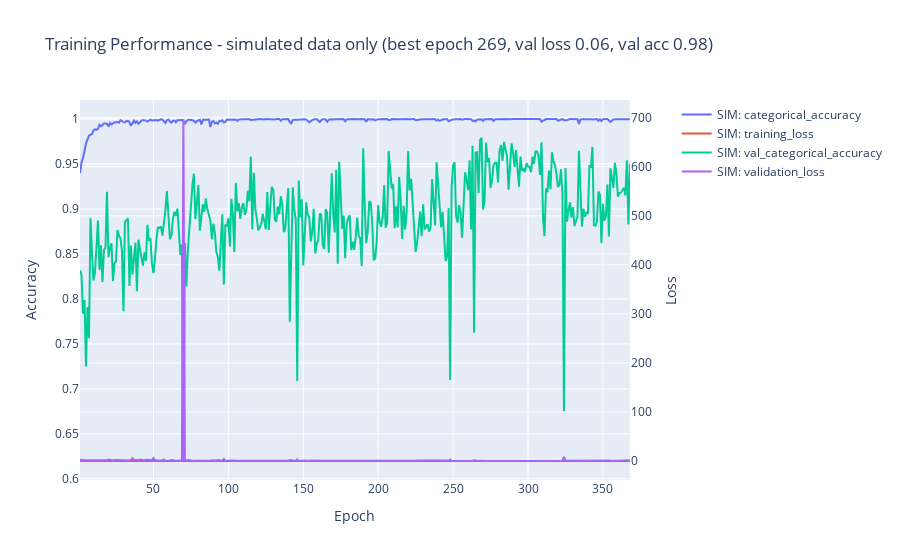

Write notebook code for a chart like this one.
### Code cell
files = {
    'SIM': "models/SIM_pointnet_history.json",
    }

histories = {}
for key in files.keys():
    with open(files[key], 'r') as f:
        histories[key] = json.load(f)

plot_training_performance(histories, 'categorical_accuracy', 'val_categorical_accuracy', 'Training Performance - simulated data only (best epoch 269, val loss 0.06, val acc 0.98)', 'SIM_pointnet_training.png')

### Figure 1 — Plotly figure (JSON) as saved in the notebook; plotly's stock layout.template omitted (floating-point values rounded to 4 significant figures; data arrays with more than 128 entries replaced by an {"elided": "..."} marker saying what was removed)
{"data": [{"mode": "lines", "name": "SIM: categorical_accuracy", "type": "scatter", "x": {"elided": "368 int values"}, "xaxis": "x", "y": {"elided": "369 float values"}, "yaxis": "y"}, {"mode": "lines", "name": "SIM: training_loss", "type": "scatter", "x": {"elided": "368 int values"}, "xaxis": "x", "y": {"elided": "369 float values"}, "yaxis": "y2"}, {"mode": "lines", "name": "SIM: val_categorical_accuracy", "type": "scatter", "x": {"elided": "368 int values"}, "xaxis": "x", "y": {"elided": "369 float values"}, "yaxis": "y"}, {"mode": "lines", "name": "SIM: validation_loss", "type": "scatter", "x": {"elided": "368 int values"}, "xaxis": "x", "y": {"elided": "369 float values"}, "yaxis": "y2"}], "layout": {"title": {"text": "Training Performance - simulated data only (best epoch 269, val loss 0.06, val acc 0.98)"}, "xaxis": {"anchor": "y", "domain": [0, 0.94], "title": {"text": "Epoch"}}, "yaxis": {"anchor": "x", "domain": [0, 1], "title": {"text": "Accuracy"}}, "yaxis2": {"anchor": "x", "overlaying": "y", "side": "right", "title": {"text": "Loss"}}}}
